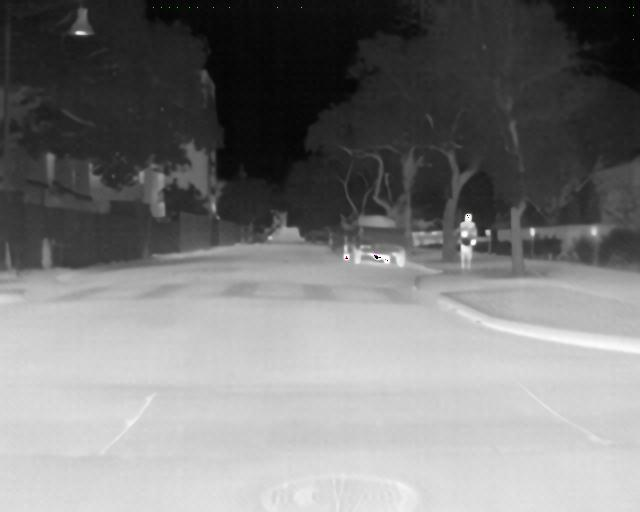
#> input picture test/demo/output/save_results/FLIR_00157_0.jpeg, 640 x 512 px; its folder holds 4 pictures in this run
$ python calculate.py
#> lines starting #> are read from the running program, lines starting #| are printed output that depends on the picture; pictures that were not available may be replaced by others from this repository, and a replacement may not be noted
import os
from imageio import imread
from PIL import Image
import numpy as np
import math
import cv2


def calculate_psnr(img1, img2):
    # img1 and img2 have range [0, 255]
    img1 = img1.astype(np.float64)
    img2 = img2.astype(np.float64)
    mse = np.mean((img1 - img2)**2)
    if mse == 0:
        return float('inf')
    return 20 * math.log10(255.0 / math.sqrt(mse))
def ssim(img1, img2):
    C1 = (0.01 * 255)**2
    C2 = (0.03 * 255)**2

    img1 = img1.astype(np.float64)
    img2 = img2.astype(np.float64)
    kernel = cv2.getGaussianKernel(11, 1.5)
    window = np.outer(kernel, kernel.transpose())

    mu1 = cv2.filter2D(img1, -1, window)[5:-5, 5:-5]  # valid
    mu2 = cv2.filter2D(img2, -1, window)[5:-5, 5:-5]
    mu1_sq = mu1**2
    mu2_sq = mu2**2
    mu1_mu2 = mu1 * mu2
    sigma1_sq = cv2.filter2D(img1**2, -1, window)[5:-5, 5:-5] - mu1_sq
    sigma2_sq = cv2.filter2D(img2**2, -1, window)[5:-5, 5:-5] - mu2_sq
    sigma12 = cv2.filter2D(img1 * img2, -1, window)[5:-5, 5:-5] - mu1_mu2

    ssim_map = ((2 * mu1_mu2 + C1) * (2 * sigma12 + C2)) / ((mu1_sq + mu2_sq + C1) *
                                                            (sigma1_sq + sigma2_sq + C2))
    return ssim_map.mean()


def calculate_ssim(img1, img2):
    '''calculate SSIM
    the same outputs as MATLAB's
    img1, img2: [0, 255]
    '''
    if not img1.shape == img2.shape:
        raise ValueError('Input images must have the same dimensions.')
    if img1.ndim == 2:
        return ssim(img1, img2)
    elif img1.ndim == 3:
        if img1.shape[2] == 3:
            ssims = []
            for i in range(3):
                ssims.append(ssim(img1, img2))
            return np.array(ssims).mean()
        elif img1.shape[2] == 1:
            return ssim(np.squeeze(img1), np.squeeze(img2))
    else:
        raise ValueError('Wrong input image dimensions.')

HR_path = './test/demo/lr/'
SR_path = './test/demo/output/save_results/'
total_num = 0
total_psnr = 0.
total_ssim = 0.

for HR_filename in os.listdir(HR_path):
    SR_filename = HR_filename
    SR_img = cv2.imread(SR_path+SR_filename) # 0-255
#> SR_img is the input picture: shape (512, 640, 3); mean B, G, R 123, 123, 123
    HR_img = cv2.imread(HR_path+HR_filename) # 0-255
    total_num += 1
    cur_psnr = calculate_psnr(SR_img,HR_img)
#> in calculate_psnr, `mse = np.mean((img1 - img2)**2)`: mse = 0
#> cur_psnr = inf
    cur_ssim = calculate_ssim(SR_img,HR_img)
#> the loop in calculate_ssim, `for i in range(3):` made 3 passes
#> pass 1, in ssim, `mu1_sq = mu1**2`:
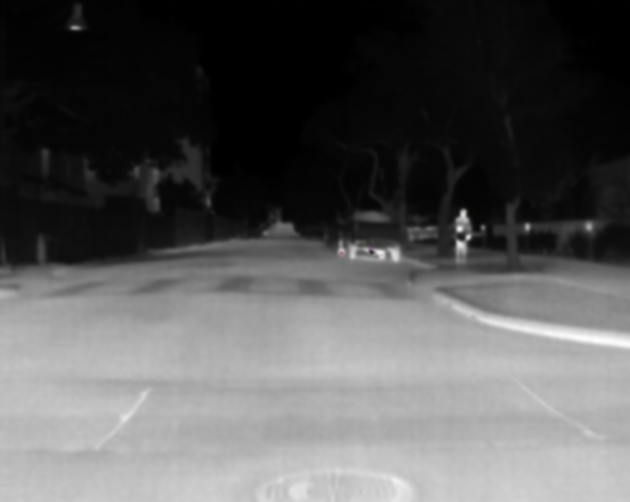
#> mu1_sq: shape (502, 630, 3) float64; mean B, G, R 21733.1, 21733, 21734; drawn with min black and max white
#> pass 1, in ssim, `sigma1_sq = cv2.filter2D(img1**2, -1, window)[5:-5, 5:-5] - mu1_sq`:
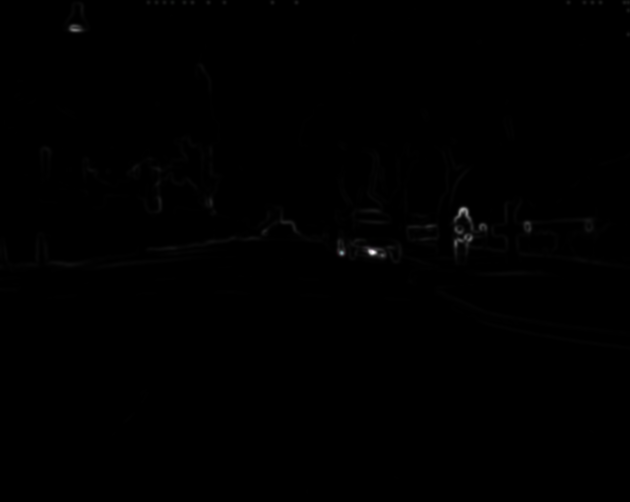
#> sigma1_sq: shape (502, 630, 3) float64; mean B, G, R 28, 28, 28; drawn with min black and max white
#> after the loop in calculate_ssim, `for i in range(3):`: ssims = [1, 1, 1]
#> cur_ssim = 1
    total_psnr += cur_psnr
#> total_psnr = inf
    total_ssim += cur_ssim
#> total_ssim = 1
    print('current psnr is :',cur_psnr)
#| current psnr is : inf
    print('current ssim is :',cur_ssim)
#| current ssim is : 1.0

avg_psnr = total_psnr / total_num
#> avg_psnr = inf
avg_ssim = total_ssim / total_num
#> avg_ssim = 1
print('the number of images is :',total_num)
print('average psnr is :',avg_psnr)
#| average psnr is : inf
print('average ssim is :',avg_ssim)
#| average ssim is : 1.0

$ run again, on test/demo/output/save_results/FLIR_00294_0.jpeg
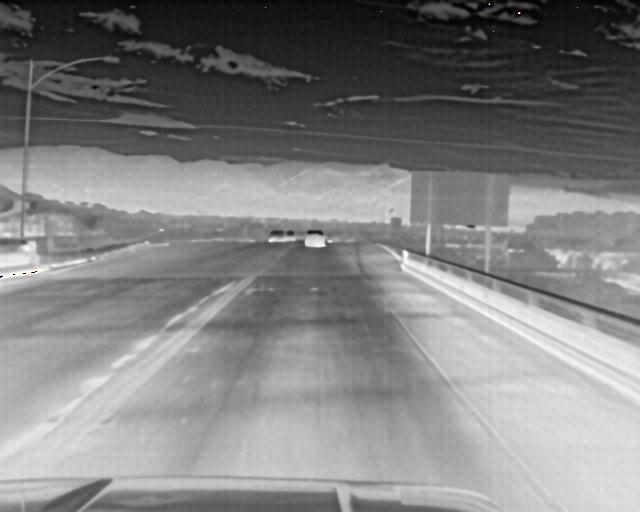
#> input picture test/demo/output/save_results/FLIR_00294_0.jpeg, 640 x 512 px
#> SR_img is the input picture: shape (512, 640, 3); mean B, G, R 128.4, 128.4, 128.4
#> mse = 0
#> cur_psnr = inf
#> the loop in calculate_ssim, `for i in range(3):` made 3 passes
#> pass 1, in ssim, `mu1_sq = mu1**2`:
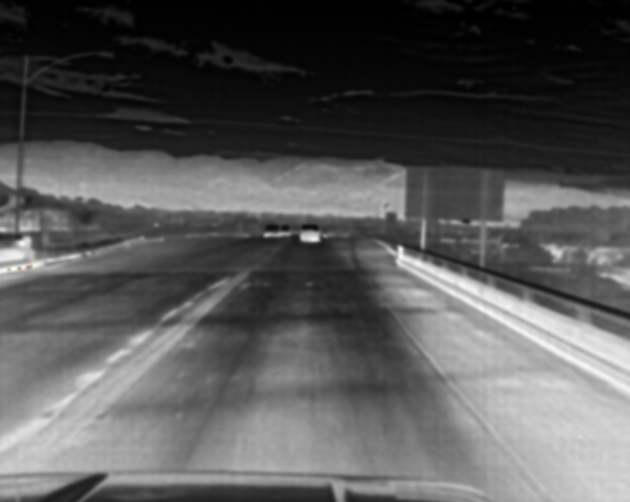
#> mu1_sq: shape (502, 630, 3) float64; mean B, G, R 20314.9, 20316.1, 20317.3; drawn with min black and max white
#> pass 1, in ssim, `sigma1_sq = cv2.filter2D(img1**2, -1, window)[5:-5, 5:-5] - mu1_sq`:
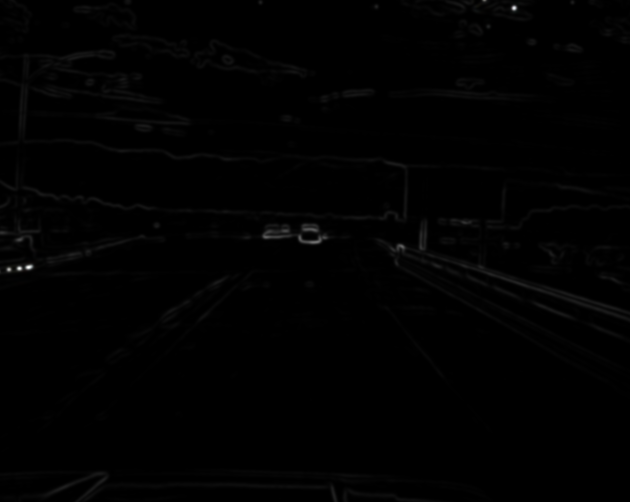
#> sigma1_sq: shape (502, 630, 3) float64; mean B, G, R 62.5, 62.5, 62.5; drawn with min black and max white
#> after the loop in calculate_ssim, `for i in range(3):`: ssims = [1, 1, 1]
#> cur_ssim = 1
#> total_psnr = inf
#> total_ssim = 1
#| current psnr is : inf
#| current ssim is : 1.0
#> avg_psnr = inf
#> avg_ssim = 1
#| average psnr is : inf
#| average ssim is : 1.0

$ run again, on test/demo/output/save_results/FLIR_00376_0.jpeg
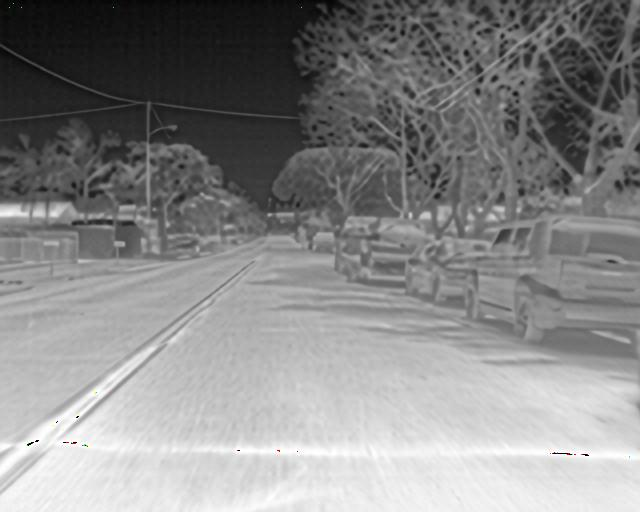
#> input picture test/demo/output/save_results/FLIR_00376_0.jpeg, 640 x 512 px
#> SR_img is the input picture: shape (512, 640, 3); mean B, G, R 135.6, 135.6, 135.6
#> mse = 0
#> cur_psnr = inf
#> the loop in calculate_ssim, `for i in range(3):` made 3 passes
#> pass 1, in ssim, `mu1_sq = mu1**2`:
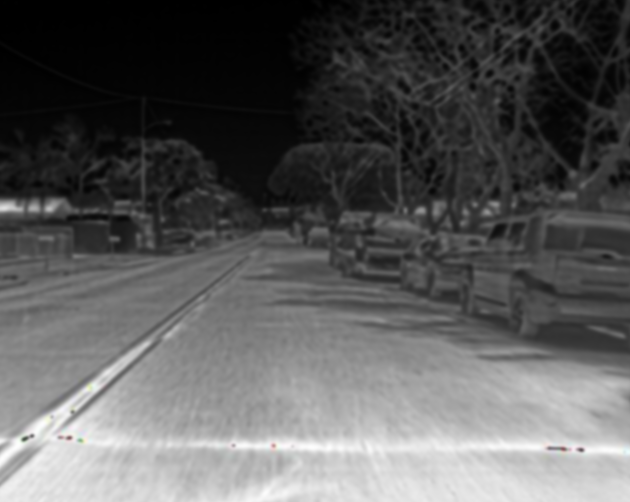
#> mu1_sq: shape (502, 630, 3) float64; mean B, G, R 22828.8, 22833, 22834.2; drawn with min black and max white
#> pass 1, in ssim, `sigma1_sq = cv2.filter2D(img1**2, -1, window)[5:-5, 5:-5] - mu1_sq`:
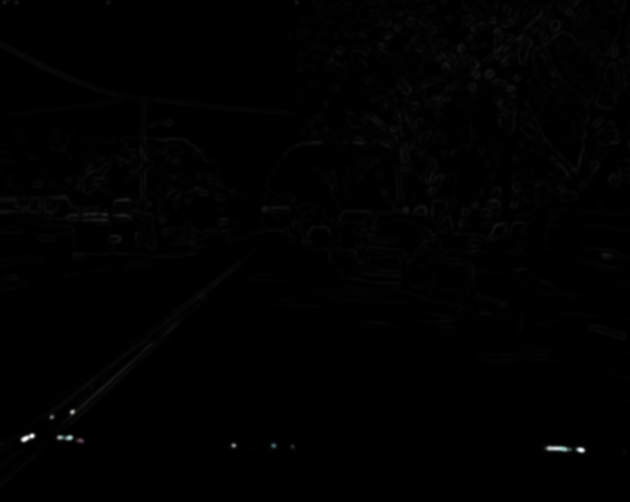
#> sigma1_sq: shape (502, 630, 3) float64; mean B, G, R 81.2, 81.3, 80.6; drawn with min black and max white
#> after the loop in calculate_ssim, `for i in range(3):`: ssims = [1, 1, 1]
#> cur_ssim = 1
#> total_psnr = inf
#> total_ssim = 1
#| current psnr is : inf
#| current ssim is : 1.0
#> avg_psnr = inf
#> avg_ssim = 1
#| average psnr is : inf
#| average ssim is : 1.0

$ run again, on test/demo/output/save_results/FLIR_00498_0.jpeg
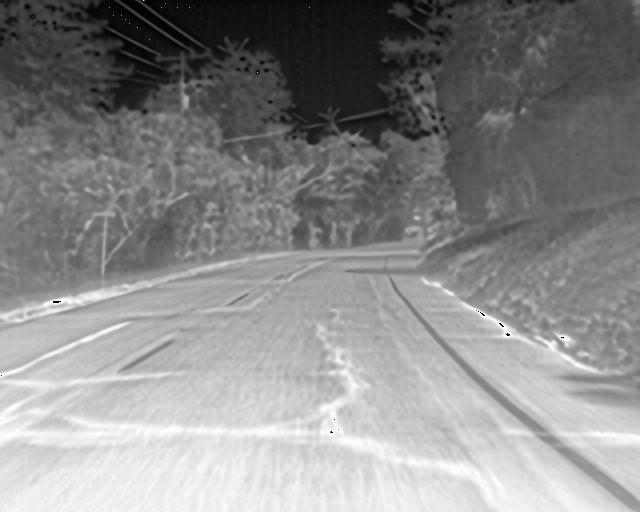
#> input picture test/demo/output/save_results/FLIR_00498_0.jpeg, 640 x 512 px
#> SR_img is the input picture: shape (512, 640, 3); mean B, G, R 137.5, 137.5, 137.5
#> mse = 0
#> cur_psnr = inf
#> the loop in calculate_ssim, `for i in range(3):` made 3 passes
#> pass 1, in ssim, `mu1_sq = mu1**2`:
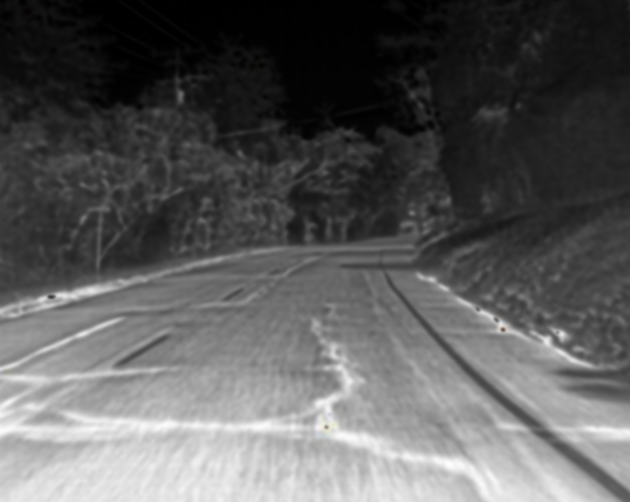
#> mu1_sq: shape (502, 630, 3) float64; mean B, G, R 23092.3, 23095.2, 23095.1; drawn with min black and max white
#> pass 1, in ssim, `sigma1_sq = cv2.filter2D(img1**2, -1, window)[5:-5, 5:-5] - mu1_sq`:
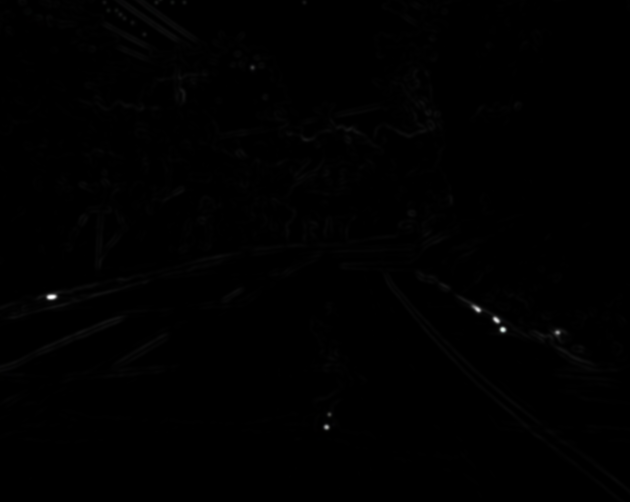
#> sigma1_sq: shape (502, 630, 3) float64; mean B, G, R 56.1, 56.1, 56; drawn with min black and max white
#> after the loop in calculate_ssim, `for i in range(3):`: ssims = [1, 1, 1]
#> cur_ssim = 1
#> total_psnr = inf
#> total_ssim = 1
#| current psnr is : inf
#| current ssim is : 1.0
#> avg_psnr = inf
#> avg_ssim = 1
#| average psnr is : inf
#| average ssim is : 1.0
